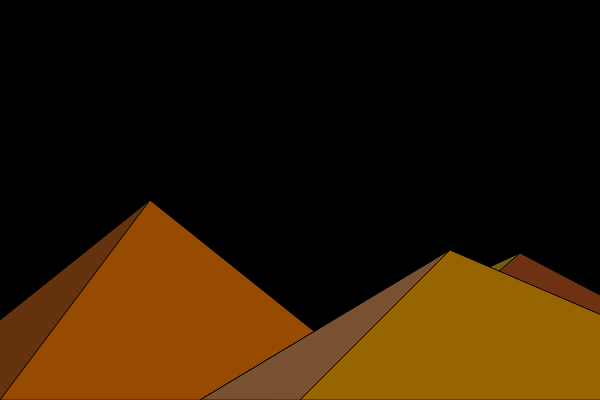
Frame 1 (no input)
Frame 60 (no input): identical to frame 1, image omitted
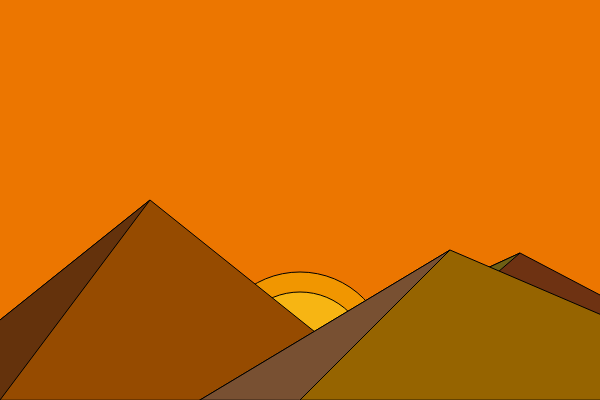
Frame 120 (the mouse pressed at the canvas centre since frame 60)

The p5.js sketch that drew these frames (run headless with seeded random() and noise() and a simulated clock; from frame 60 on, the mouse is pressed at the canvas centre):

// p5.js sketch
// ── sketch.js
let sunHeight = 600;

let redVal = 0;
let greenVal = 0;

function setup() {
  createCanvas(600, 400);
}

function draw() {
  redVal = constrain(redVal, 0, 255);
  greenVal = constrain(greenVal, 0, 130);

  background(redVal, greenVal, 0);
 
  fill(255, 255, 0, 60);
  circle(300, sunHeight, 180);
  fill(255, 230, 50, 100);
  circle(300, sunHeight, 140);
 
  // Mountains
  fill(110, 50, 18);
  triangle(200, 400, 520, 253, 800, 400);
  fill(110, 95, 20);
  triangle(200, 400, 520, 253, 350, 400); 
 
  fill(150, 75, 0);
  triangle(-100, 400, 150, 200, 400, 400);
  fill(100, 50, 12);
  triangle(-100, 400, 150, 200, 0, 400);
 
  fill(150, 100, 0);
  triangle(200, 400, 450, 250, 800, 400);
  fill(120, 80, 50);
  triangle(200, 400, 450, 250, 300, 400);
 
  if (sunHeight > 130) {
    sunHeight -= 2;
  }
   
  if (sunHeight < 480) {
    redVal += 4;
    greenVal += 2;
  }  
}
